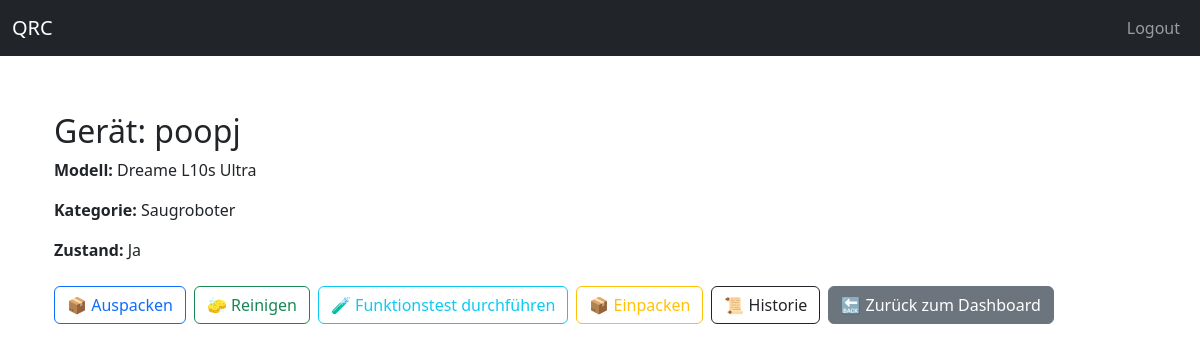
The app's page /geraete/geraet/poopj (signed in) with its own data.
### models/geraet_db.py (models this page shows)
class Geraet(db.Model):
    __tablename__ = "geraete"
    id = db.Column(db.Integer, primary_key=True)
    qrcode = db.Column(db.String, unique=True, nullable=False)
    modell_id = db.Column(db.Integer, db.ForeignKey("modell.id"), nullable=False)
    zustand_id = db.Column(db.Integer, db.ForeignKey("zustaende.id"), nullable=False)
    benutzer_id = db.Column(db.Integer, db.ForeignKey("benutzer.id"), nullable=True)
    modell = db.relationship("Modell", back_populates="geraete")
    zustand = db.relationship("Zustand")
    benutzer = db.relationship("Benutzer", backref="geraete")
    historie = db.relationship("Historie", backref="geraet", lazy=True)
    module = db.relationship("Modul", back_populates="geraet", cascade="all, delete-orphan")
    teile = db.relationship("Teil", back_populates="geraet")
    testdurchlaeufe = db.relationship("GeraeteTestDurchlauf", back_populates="geraet", cascade="all, delete-orphan")

### models/modell_db.py (models this page shows, shortened)
class Modell(db.Model):
    __tablename__ = "modell"
    id = db.Column(db.Integer, primary_key=True, index=True)
    name = db.Column(db.String(100), unique=True, nullable=False, index=True)
    kategorie_id = db.Column(db.Integer, db.ForeignKey("kategorie.id"), nullable=False)
    unterkategorie_id = db.Column(db.Integer, db.ForeignKey("unterkategorie.id"), nullable=True)
    unterkategorie = db.relationship("Unterkategorie", backref="modelle")
    hersteller_id = db.Column(db.Integer, db.ForeignKey("hersteller.id"), nullable=False)
    hersteller = db.relationship("Hersteller", backref="modelle")
    kategorie = db.relationship("Kategorie", back_populates="modelle")
    geraete = db.relationship("Geraet", back_populates="modell")
    module = db.relationship(Modul, back_populates="modell", cascade="all, delete-orphan")

### models/kategorie_db.py (models this page shows, shortened)
class Kategorie(db.Model):
    __tablename__ = "kategorie"
    id = db.Column(db.Integer, primary_key=True)
    name = db.Column(db.String(100), nullable=False, unique=True)
    modelle = db.relationship("Modell", back_populates="kategorie", lazy=True)
    unterkategorien = db.relationship("Unterkategorie", backref="kategorie", lazy=True)

### models/zustand_db.py (models this page shows, shortened)
class Zustand(Base):
    __tablename__ = "zustaende"
    id = Column(Integer, primary_key=True)
    value = Column(String, nullable=False)
    kategorie = Column(String, nullable=False)  # z. B. "Anwesenheit", "Sauberkeit", "Funktioniert"
    __table_args__ = (
        UniqueConstraint("value", "kategorie", name="uix_value_kategorie"),
    )

### app/routes/geraete_routes.py (the view)
@geraete_bp.route("/geraet/<qrcode>", endpoint="geraet_seite")
@login_required
def geraet_seite(qrcode):
    geraet = GeraetDB.query.filter_by(qrcode=qrcode).first_or_404()
    return render_template("geraet.html", geraet=geraet)

### app/app.py (called while the page is built)
@login_manager.user_loader
def load_user(user_id):
    return Benutzer.query.get(int(user_id))

### app/templates/geraet.html
{% extends "base.html" %}
{% block content %}
<div class="container mt-5">
  <h2>Gerät: {{ geraet.qrcode }}</h2>
  <p><strong>Modell:</strong> {{ geraet.modell.name }}</p>
  <p><strong>Kategorie:</strong> {{ geraet.modell.kategorie.name }}</p>
  <p><strong>Zustand:</strong> {{ geraet.zustand.value }}</p>
  <div class="mt-4 d-flex flex-wrap gap-2">
    <a href="{{ url_for('auspacken.anzeigen', geraet_id=geraet.id) }}" class="btn btn-outline-primary">📦 Auspacken</a>
    <a href="{{ url_for('reinigen.anzeigen', geraet_id=geraet.id) }}" class="btn btn-outline-success">🧽 Reinigen</a>
    <a href="{{ url_for('funktionstest.anzeigen', geraet_id=geraet.id) }}" class="btn btn-outline-info">🧪 Funktionstest durchführen</a>
    <a href="{{ url_for('einpacken.anzeigen', geraet_id=geraet.id) }}" class="btn btn-outline-warning">📦 Einpacken</a>
    <a href="{{ url_for('geraete.geraet_historie', qrcode=geraet.qrcode) }}" class="btn btn-outline-dark">📜 Historie</a>
    <a href="{{ url_for('benutzer.dashboard') }}" class="btn btn-secondary">🔙 Zurück zum Dashboard</a>
  </div>
</div>
{% endblock %}

### app/templates/base.html (style rules this page uses)
body { padding-top: 4rem; }

### records on screen
Geraet: qrcode "poopj"
Modell: modell.name "Dreame L10s Ultra"
Kategorie: modell.kategorie.name "Saugroboter"
Zustand: zustand.value "Ja"
